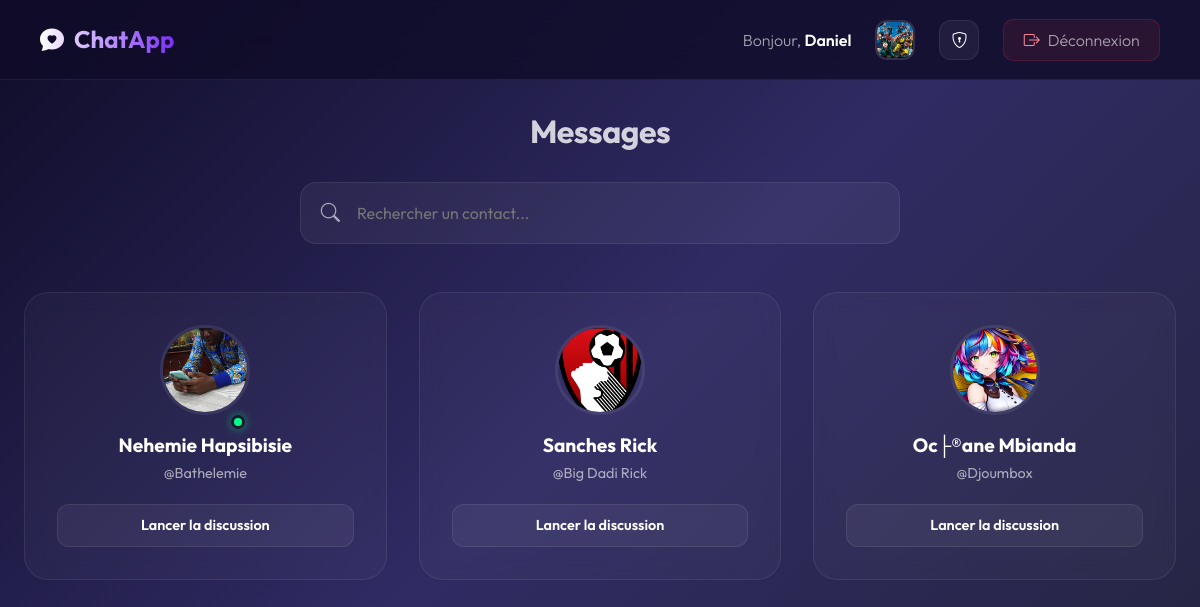
/PHP/home.php (signed in), run on the app's committed database.
### tables this page shows
CREATE TABLE users (
    id_users INT PRIMARY KEY AUTO_INCREMENT NOT NULL,
    password VARCHAR(255) NOT NULL,
    email VARCHAR(255) NOT NULL UNIQUE,
    nom VARCHAR(50) NOT NULL,
    prenom VARCHAR(50) NOT NULL,
    pseudo VARCHAR(255),
    photo VARCHAR(255),
    role ENUM('admin', 'user') DEFAULT 'user',
    status ENUM('active', 'blocked') DEFAULT 'active',
    last_activity DATETIME DEFAULT NULL,
    created_at TIMESTAMP DEFAULT CURRENT_TIMESTAMP
);

### PHP/home.php (the view, shortened to what this page needs)
<?php
require 'connexion.php';
$my_id = $_SESSION['id'];
$stmtMe = $bdd->prepare("SELECT prenom, nom, photo FROM users WHERE id_users = ?");
$stmtMe->execute([$my_id]);
$me = $stmtMe->fetch(PDO::FETCH_ASSOC);
$my_nom = $me['nom'];
$my_prenom = $me['prenom'];
$my_photo = !empty($me['photo']) ? '../images/' . $me['photo'] : 'https://ui-avatars.com/api/?name=' . urlencode($my_prenom . ' ' . $my_nom) . '&background=random&color=fff&size=100';
$usersPerPage = 10;
$currentPage = isset($_GET['page']) && is_numeric($_GET['page']) ? (int) $_GET['page'] : 1;
$offset = ($currentPage - 1) * $usersPerPage;
$sql = "SELECT u.*,
       (SELECT COUNT(*) FROM messages m WHERE m.sender_id = u.id_users AND m.receiver_id = ? AND m.is_read = 0) as unread_count,
       (SELECT MAX(created_at) FROM messages m WHERE (m.sender_id = u.id_users AND m.receiver_id = ?) OR (m.sender_id = ? AND m.receiver_id = u.id_users)) as last_message_time
       FROM users u
       WHERE u.id_users != ?
       ORDER BY
         (unread_count > 0) DESC,
         last_message_time DESC,
         u.last_activity DESC
       LIMIT ? OFFSET ?";
$stmt = $bdd->prepare($sql);
$stmt->bindValue(1, $my_id, PDO::PARAM_INT);
$stmt->bindValue(2, $my_id, PDO::PARAM_INT);
$stmt->bindValue(3, $my_id, PDO::PARAM_INT);
$stmt->bindValue(4, $my_id, PDO::PARAM_INT);
$stmt->bindValue(5, $usersPerPage, PDO::PARAM_INT);
$stmt->bindValue(6, $offset, PDO::PARAM_INT);
$stmt->execute();
$users = $stmt->fetchAll(PDO::FETCH_ASSOC);
?>
<!DOCTYPE html>
<html lang="fr">
<head>
    <link rel="stylesheet" href="../CSS/bootstrap.min.css">
    <link rel="stylesheet" href="https://cdn.jsdelivr.net/npm/bootstrap-icons@1.11.3/font/bootstrap-icons.min.css">
    <link rel="stylesheet" href="../CSS/home.css">
</head>
<body>
    <nav class="navbar-custom">
        <div class="logo">
            <h4><i class="bi bi-chat-heart-fill"></i> ChatApp</h4>
        </div>
        <div class="user-profile">
            <span class="d-none d-md-inline">Bonjour, <strong><?= htmlspecialchars($my_prenom) ?></strong></span>
            <a href="settings.php" class="btn-nav-action p-0 overflow-hidden" title="Mon Profil"
                style="border: 2px solid var(--glass-border);">
                <img src="<?= htmlspecialchars($my_photo) ?>" style="width: 100%; height: 100%; object-fit: cover;">
            </a>
            <?php if (isset($_SESSION['role']) && $_SESSION['role'] === 'admin'): ?>
                <a href="admin_dashboard.php" class="btn-nav-action" title="Admin Dashboard">
                    <i class="bi bi-shield-lock"></i>
                </a>
            <?php endif; ?>
            <button type="button" class="btn-logout" data-bs-toggle="modal" data-bs-target="#logoutModal">
                <i class="bi bi-box-arrow-right"></i> <span class="d-none d-md-inline">Déconnexion</span>
            </button>
        </div>
    </nav>
    <div class="home-container">
        <div class="text-center mb-5">
            <h2 class="status-title">Messages</h2>
            <div class="search-container">
                <i class="bi bi-search search-icon"></i>
                <input type="text" id="userSearch" class="search-input" placeholder="Rechercher un contact..."
                    autocomplete="off">
            </div>
        </div>
        <div class="users-grid">
            <?php foreach ($users as $user):
                $photo = !empty($user['photo']) ? '../images/' . $user['photo'] : 'https://ui-avatars.com/api/?name=' . urlencode($user['prenom'] . ' ' . $user['nom']) . '&background=random&color=fff&size=128';
                $is_online = false;
                if (!empty($user['last_activity'])) {
                    $last_activity = new DateTime($user['last_activity']);
                    $current_time = new DateTime();
                    $interval = $current_time->diff($last_activity);
                    if ($interval->y == 0 && $interval->m == 0 && $interval->d == 0 && $interval->h == 0 && $interval->i < 5) {
                        $is_online = true;
                    }
                }
                ?>
                <a href="chat.php?receiver_id=<?= $user['id_users'] ?>" class="user-card"
                    data-id="<?= $user['id_users'] ?>">
                    <div style="position: relative;">
                        <img src="<?= htmlspecialchars($photo) ?>" alt="Photo de profil">
                        <?php if ($is_online): ?>
                            <span class="online-dot"></span>
                        <?php endif; ?>
                    </div>
                    <h3><?= htmlspecialchars($user['prenom'] . ' ' . $user['nom']) ?></h3>
                    <p>@<?= htmlspecialchars($user['pseudo'] ?? 'utilisateur') ?></p>
                    <div class="action-btn">Lancer la discussion</div>
                </a>
            <?php endforeach; ?>
        </div>
    </div>
</body>
</html>

### CSS/home.css (style rules this page uses)
:root { --primary-color: #7b2ff7; --secondary-color: #f107a3; --accent-color: #00d2ff; --bg-gradient: linear-gradient(135deg, #0f0c29 0%, #302b63 50%, #24243e 100%); --glass-bg: rgba(255, 255, 255, 0.05); --glass-border: rgba(255, 255, 255, 0.08); --card-bg: rgba(255, 255, 255, 0.03); --text-main: #ffffff; --text-muted: rgba(255, 255, 255, 0.6); --nav-height: 80px; }
body { background: var(--bg-gradient); background-attachment: fixed; min-height: 100vh; font-family: 'Outfit', sans-serif; color: var(--text-main); margin: 0; padding-top: var(--nav-height); }
.home-container { max-width: 1200px; margin: 2rem auto; padding: 0 1.5rem; }
.navbar-custom { position: fixed; top: 0; left: 0; right: 0; height: var(--nav-height); background: rgba(15, 12, 41, 0.8); backdrop-filter: blur(20px); -webkit-backdrop-filter: blur(20px); border-bottom: 1px solid var(--glass-border); display: flex; justify-content: space-between; align-items: center; padding: 0 2.5rem; z-index: 1000; }
.navbar-custom .logo h4 { font-weight: 700; margin: 0; background: linear-gradient(to right, #fff, var(--primary-color)); -webkit-background-clip: text; background-clip: text; -webkit-text-fill-color: transparent; display: flex; align-items: center; gap: 10px; }
.navbar-custom .user-profile { display: flex; align-items: center; gap: 1.5rem; }
.user-profile span { font-weight: 300; color: var(--text-muted); }
.user-profile strong { color: var(--text-main); font-weight: 600; }
.btn-nav-action { width: 40px; height: 40px; border-radius: 12px; display: flex; align-items: center; justify-content: center; background: var(--glass-bg); border: 1px solid var(--glass-border); color: var(--text-main); transition: all 0.3s ease; text-decoration: none; }
.btn-logout { padding: 0.5rem 1.2rem; border-radius: 10px; background: rgba(220, 53, 69, 0.1); border: 1px solid rgba(220, 53, 69, 0.2); color: #ff8d97; font-weight: 600; text-decoration: none; transition: all 0.3s; display: flex; align-items: center; gap: 8px; }
.search-container { margin: 1rem auto 3rem; position: relative; max-width: 600px; transition: transform 0.3s ease; }
.search-input { width: 100%; padding: 1.1rem 1.5rem 1.1rem 3.5rem; background: var(--glass-bg); border: 1px solid var(--glass-border); border-radius: 16px; color: white; font-size: 1rem; transition: all 0.3s cubic-bezier(0.4, 0, 0.2, 1); }
.search-icon { position: absolute; left: 1.3rem; top: 50%; transform: translateY(-50%); color: var(--text-muted); font-size: 1.2rem; transition: color 0.3s; }
.users-grid { display: grid; grid-template-columns: repeat(auto-fill, minmax(280px, 1fr)); gap: 2rem; }
.user-card { background: var(--card-bg); backdrop-filter: blur(10px); border: 1px solid var(--glass-border); border-radius: 24px; padding: 2rem; text-align: center; transition: all 0.4s cubic-bezier(0.175, 0.885, 0.32, 1.275); text-decoration: none; color: inherit; display: flex; flex-direction: column; align-items: center; position: relative; overflow: hidden; }
.user-card::before { content: ''; position: absolute; top: 0; left: 0; width: 100%; height: 100%; background: linear-gradient(180deg, transparent 50%, rgba(123, 47, 247, 0.05) 100%); opacity: 0; transition: opacity 0.3s; }
.user-card img { width: 90px; height: 90px; border-radius: 50%; object-fit: cover; margin-bottom: 1.2rem; border: 3px solid var(--glass-border); transition: all 0.3s; }
.user-card h3 { margin: 0; font-size: 1.2rem; font-weight: 700; color: white; }
.user-card p { color: var(--text-muted); font-size: 0.9rem; margin: 0.4rem 0 1.2rem; }
.action-btn { margin-top: auto; background: var(--glass-bg); color: white; padding: 0.6rem 2rem; border-radius: 12px; font-size: 0.9rem; font-weight: 600; border: 1px solid var(--glass-border); transition: all 0.3s; width: 100%; }
.online-dot { position: absolute; bottom: 5px; right: 5px; width: 14px; height: 14px; background-color: #00ff88; border: 3px solid #1a1a2e; border-radius: 50%; box-shadow: 0 0 10px rgba(0, 255, 136, 0.5); }
.status-title { font-weight: 700; letter-spacing: -0.5px; color: var(--text-main); margin-bottom: 2rem; opacity: 0.8; }

### PHP/home.php (style rules this page uses)
.user-card { transition: transform 0.4s cubic-bezier(0.175, 0.885, 0.32, 1.275), box-shadow 0.3s ease; }

### data on the page
users: prenom "Daniel", photo (picture)
users: photo (picture), prenom+nom "Nehemie Hapsibisie", pseudo "Bathelemie"
users: photo (picture), prenom+nom "Sanches Rick", pseudo "Big Dadi Rick"
users: photo (picture), prenom+nom "Oc├®ane Mbianda", pseudo "Djoumbox"
